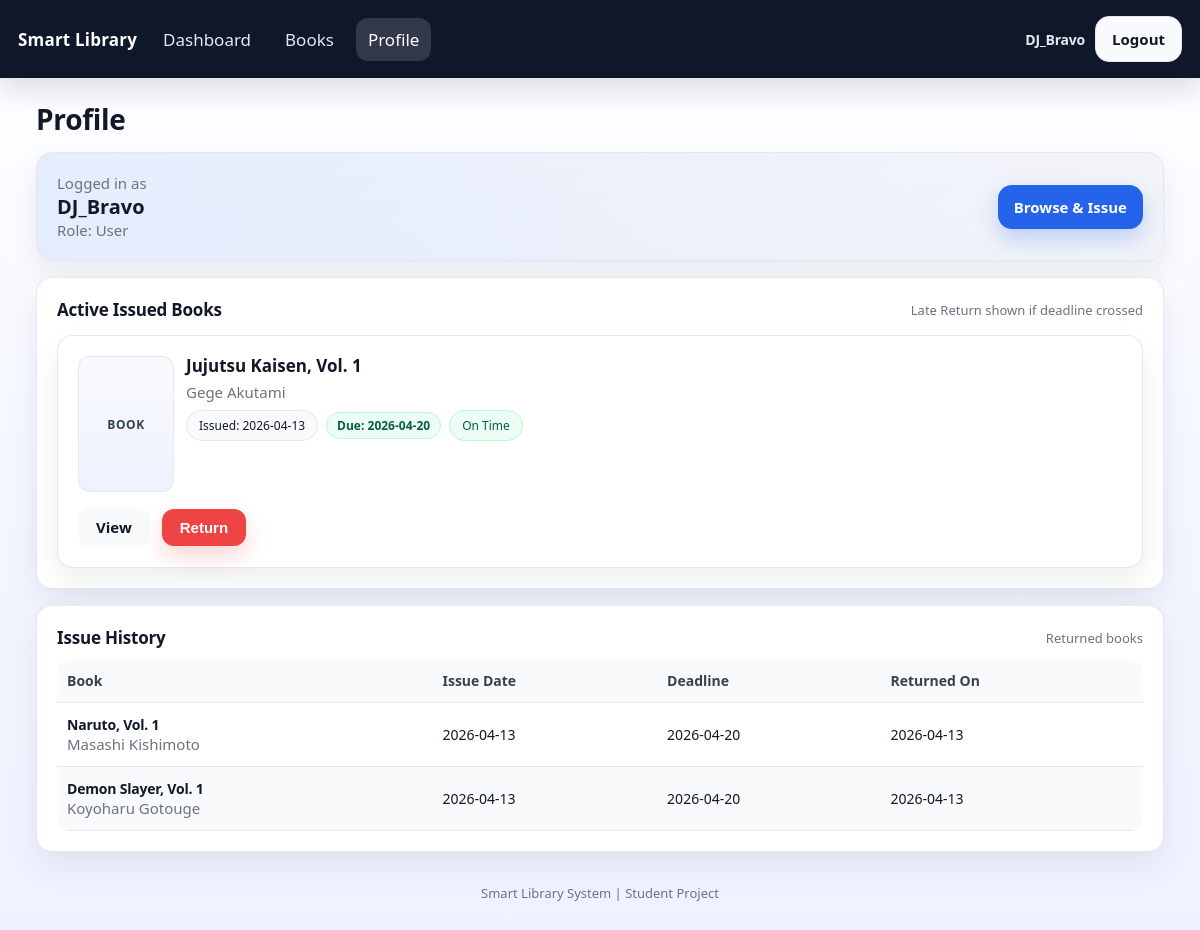
Screenshot of /profile (signed in) with the database file from the repository.
### tables this page shows
CREATE TABLE issued_books (
    id INTEGER PRIMARY KEY AUTOINCREMENT,
    user_id INTEGER NOT NULL,
    book_id INTEGER NOT NULL,
    issue_date TEXT NOT NULL,
    return_date TEXT NOT NULL,
    returned INTEGER NOT NULL DEFAULT 0,
    returned_on TEXT,
    FOREIGN KEY (user_id) REFERENCES users(id),
    FOREIGN KEY (book_id) REFERENCES books(book_id)
);

CREATE TABLE books (
    book_id INTEGER PRIMARY KEY AUTOINCREMENT,
    title TEXT NOT NULL,
    author TEXT NOT NULL,
    category TEXT NOT NULL,
    description TEXT NOT NULL,
    summary TEXT NOT NULL,
    cover_image TEXT NOT NULL,
    availability TEXT NOT NULL,
    issue_count INTEGER NOT NULL
);

### routes/book_routes.py (the view)
@book_bp.route("/profile", endpoint="profile")
def profile():
    if not is_logged_in():
        return redirect(url_for("auth.login"))
    conn = get_db()
    active = conn.execute(
        """
        SELECT ib.*, b.title, b.author
        FROM issued_books ib
        JOIN books b ON b.book_id = ib.book_id
        WHERE ib.user_id = ? AND ib.returned = 0
        ORDER BY ib.issue_date DESC
        """,
        (session["user_id"],),
    ).fetchall()
    history = conn.execute(
        """
        SELECT ib.*, b.title, b.author
        FROM issued_books ib
        JOIN books b ON b.book_id = ib.book_id
        WHERE ib.user_id = ? AND ib.returned = 1
        ORDER BY ib.returned_on DESC
        """,
        (session["user_id"],),
    ).fetchall()
    conn.close()
    return render_template("profile.html", active=active, history=history, today=today_str())

### db.py (called while the page is built)
def get_db():
    conn = sqlite3.connect(DB_PATH)
    conn.row_factory = sqlite3.Row
    return conn

### utils/helpers.py (called while the page is built)
def is_logged_in():
    return "user_id" in session

def today_str():
    return datetime.now().strftime("%Y-%m-%d")

### templates/profile.html (shortened to what this page needs)
<!doctype html>
<html>
  <head>
    <link rel="stylesheet" href="/static/css/style.css" />
  </head>
  <body>
    <div class="navbar">
      <div class="nav-left">
        <div class="brand">Smart Library</div>
        <div class="nav-links">
          <a href="/dashboard" class="{% if request.path.startswith('/dashboard') %}active{% endif %}">Dashboard</a>
          <a href="/books" class="{% if request.path.startswith('/books') or request.path.startswith('/book') %}active{% endif %}">Books</a>
          <a href="/profile" class="{% if request.path.startswith('/profile') %}active{% endif %}">Profile</a>
        </div>
      </div>
      <div class="nav-right">
        <div class="small"><strong>{{ session.username }}</strong></div>
        <a class="btn light" href="/logout">Logout</a>
      </div>
    </div>
    <div class="container">
      <h2 class="title">Profile</h2>
      <div class="card user-card lift">
        <div class="row">
          <div>
            <div class="muted">Logged in as</div>
            <div style="font-size: 20px; font-weight: 800;">{{ session.username }}</div>
            <div class="muted">Role: {{ session.role }}</div>
          </div>
          <div style="display:flex; gap:10px; flex-wrap:wrap;">
            <a class="btn primary" href="/books">Browse & Issue</a>
          </div>
        </div>
      </div>
      <div class="section">
        <div class="card">
          <div class="row">
            <strong>Active Issued Books</strong>
            <span class="muted small">Late Return shown if deadline crossed</span>
          </div>
          {% if active|length == 0 %}
            <p class="muted" style="margin-top: 10px;">No active issued books.</p>
          {% else %}
            <div class="active-grid">
              {% for x in active %}
                <div class="card lift active-book">
                  <div class="book-card">
                    <div class="cover-placeholder" aria-hidden="true">BOOK</div>
                    <div>
                      <div class="book-title"><a href="/book/{{ x.book_id }}">{{ x.title }}</a></div>
                      <div class="muted">{{ x.author }}</div>
                      <div class="active-meta">
                        <span class="pill">Issued: {{ x.issue_date }}</span>
                        {% if today > x.return_date %}
                          <span class="deadline late">Due: {{ x.return_date }}</span>
                          <span class="pill bad">Late</span>
                        {% else %}
                          <span class="deadline ok">Due: {{ x.return_date }}</span>
                          <span class="pill good">On Time</span>
                        {% endif %}
                      </div>
                    </div>
                  </div>
                  <div class="book-actions">
                    <a class="btn light" href="/book/{{ x.book_id }}">View</a>
                    <form method="post" action="/return/{{ x.book_id }}">
                      <button class="btn danger" type="submit">Return</button>
                    </form>
                  </div>
                </div>
              {% endfor %}
            </div>
          {% endif %}
        </div>
      </div>
      <div class="section">
        <div class="card">
          <div class="row">
            <strong>Issue History</strong>
            <span class="muted small">Returned books</span>
          </div>
          {% if history|length == 0 %}
            <p class="muted" style="margin-top: 10px;">No history yet.</p>
          {% else %}
            <table class="table" style="margin-top: 10px;">
              <thead>
                <tr>
                  <th>Book</th>
                  <th>Issue Date</th>
                  <th>Deadline</th>
                  <th>Returned On</th>
                </tr>
              </thead>
              <tbody>
                {% for x in history %}
                <tr>
                  <td><a href="/book/{{ x.book_id }}"><strong>{{ x.title }}</strong></a><div class="muted">{{ x.author }}</div></td>
                  <td>{{ x.issue_date }}</td>
                  <td>{{ x.return_date }}</td>
                  <td>{{ x.returned_on }}</td>
                </tr>
                {% endfor %}
              </tbody>
            </table>
          {% endif %}
        </div>
      </div>
      <div class="footer">
        Smart Library System | Student Project
      </div>
    </div>
  </body>
</html>

### static/css/style.css (style rules this page uses)
* { box-sizing: border-box; }
body { margin: 0; font-family: ui-sans-serif, system-ui, -apple-system, "Segoe UI", Roboto, Arial, Helvetica, sans-serif; background: linear-gradient(180deg, #ffffff 0%, #f2f6ff 55%, #eef2ff 100%); color: #111827; font-size: 17px; }
a { color: inherit; text-decoration: none; }
.navbar { background: #0f172a; color: #ffffff; padding: 14px 18px; display: flex; align-items: center; justify-content: space-between; position: sticky; top: 0; z-index: 10; box-shadow: 0 12px 28px rgba(15, 23, 42, 0.14); }
.nav-left { display: flex; align-items: center; gap: 14px; }
.brand { font-weight: 700; letter-spacing: 0.2px; font-size: 16px; }
.nav-links { display: flex; gap: 10px; flex-wrap: wrap; }
.nav-links a { padding: 8px 10px; border-radius: 8px; color: #e5e7eb; }
.nav-links a.active { background: rgba(255, 255, 255, 0.14); color: #ffffff; }
.nav-right { display: flex; align-items: center; gap: 10px; color: #e5e7eb; }
.container { width: min(1280px, 94%); margin: 22px auto 48px; }
.card { background: #ffffff; border: 1px solid rgba(229, 231, 235, 0.9); border-radius: 16px; padding: 20px; box-shadow: 0 14px 32px rgba(15, 23, 42, 0.07); }
.lift { transition: transform 0.2s ease, box-shadow 0.2s ease, border-color 0.2s ease; }
.book-card { display: flex; gap: 12px; }
.book-title { font-weight: 700; margin: 0 0 6px; font-size: 17px; line-height: 1.2; }
.muted { color: #6b7280; font-size: 15px; margin: 0; }
.row { display: flex; align-items: center; justify-content: space-between; gap: 12px; flex-wrap: wrap; }
.pill { display: inline-block; padding: 6px 12px; border-radius: 999px; font-size: 12px; border: 1px solid #e5e7eb; background: #f9fafb; }
.pill.good { border-color: #bbf7d0; background: #ecfdf5; color: #065f46; }
.btn { border: 0; border-radius: 14px; padding: 12px 16px; cursor: pointer; font-weight: 700; font-size: 15px; transition: transform 0.2s ease, filter 0.2s ease, background 0.2s ease, box-shadow 0.2s ease; }
.btn.primary { background: #2563eb; color: #ffffff; box-shadow: 0 10px 22px rgba(37, 99, 235, 0.25); }
.btn.danger { background: #ef4444; color: #ffffff; box-shadow: 0 10px 22px rgba(239, 68, 68, 0.22); }
.btn.light { background: #f8fafc; color: #111827; border: 1px solid #e5e7eb; }
.title { margin: 6px 0 14px; font-size: 28px; font-weight: 900; letter-spacing: -0.3px; }
h1, h2, h3, strong { letter-spacing: -0.2px; }
.section { margin-top: 18px; }
.navbar { padding: 16px 18px; }
.brand { font-size: 17px; font-weight: 900; }
.nav-links a { padding: 10px 12px; border-radius: 12px; }
.nav-right .small { font-size: 14px; }
.section { margin-top: 16px; }
.small { font-size: 13px; }
.table { width: 100%; border-collapse: collapse; }
.table th, .table td { border-bottom: 1px solid #e5e7eb; padding: 10px 8px; text-align: left; font-size: 13px; }
.table th { color: #374151; background: #f9fafb; }
.footer { margin-top: 18px; padding: 14px 0 0; color: #6b7280; font-size: 13px; text-align: center; }
.table { border-radius: 14px; overflow: hidden; }
.table tbody tr:nth-child(even) { background: #f9fafb; }
.table th, .table td { padding: 12px 10px; font-size: 14px; }
.book-card { align-items: flex-start; }
.book-card .muted { margin-top: 2px; }
.book-actions { display: flex; gap: 12px; margin-top: 15px; align-items: center; flex-wrap: wrap; justify-content: flex-start; }
.book-actions button, .book-actions a.btn { padding: 10px 18px; border-radius: 12px; border: none; cursor: pointer; }
.active-grid { margin-top: 14px; display: grid; grid-template-columns: repeat(auto-fit, minmax(260px, 1fr)); gap: 14px; }
.cover-placeholder { width: 96px; height: 136px; border-radius: 12px; border: 1px solid rgba(229, 231, 235, 0.9); background: linear-gradient(180deg, #f8fafc 0%, #eef2ff 100%); color: #334155; display: flex; align-items: center; justify-content: center; font-weight: 900; font-size: 12px; letter-spacing: 0.6px; }
.active-meta { display: flex; gap: 8px; flex-wrap: wrap; margin-top: 8px; align-items: center; }
.deadline { display: inline-block; padding: 4px 10px; border-radius: 999px; border: 1px solid #e5e7eb; font-size: 12px; font-weight: 700; }
.deadline.ok { background: #ecfdf5; border-color: #bbf7d0; color: #065f46; }
.user-card { border-radius: 16px; border-color: #e5e7eb; background: linear-gradient(135deg, rgba(37,99,235,0.10), rgba(15,23,42,0.03)); }

### rows the page displays
issued_books: title "Jujutsu Kaisen, Vol. 1", author "Gege Akutami", issue_date "2026-04-13", return_date "2026-04-20"
issued_books: title "Naruto, Vol. 1", author "Masashi Kishimoto", issue_date "2026-04-13", return_date "2026-04-20", returned_on "2026-04-13"
issued_books: title "Demon Slayer, Vol. 1", author "Koyoharu Gotouge", issue_date "2026-04-13", return_date "2026-04-20", returned_on "2026-04-13"

### other values shown
{{ session.username }} "DJ_Bravo"
{{ session.role }} "User"
